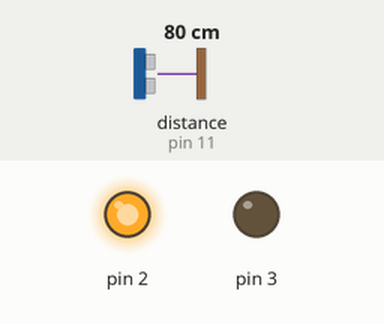
The sketch below on a simulated Arduino Uno, built with avr-gcc and run on an emulated ATmega328P. On the bench: output pins drawn as LEDs (lit = HIGH). Wiring (inferred from the names in the program): ultrasonic range finder: trigger pin 12; echo pin 11. The test bench sets the inputs (shaded band); at power-on: distance to the obstacle (sensor on pin 11) 80 cm. The echo pulse lasts 58.3 µs per cm; pins used as bus, display or sensor lines are not drawn; what the sketch prints to the serial monitor is not drawn.

Above: at 0.1 s.
Timing chart, 0 to 1.6 s (numbered marks = the images above):
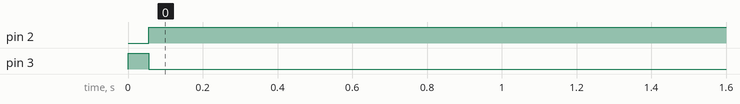

The sketch:

Ultra_sons.ino
```cpp
#define echoPin 11
#define trigPin 12
long duration, distance;
//La durée utilisée pour calculer la distance


void setup() {
 Serial.begin(115200);
 pinMode(trigPin, OUTPUT);
 pinMode(echoPin, INPUT);
 pinMode(2, OUTPUT);
 digitalWrite(2, LOW);
 pinMode(3, OUTPUT);
 digitalWrite(3, HIGH);

}

void loop() {
  digitalWrite(trigPin, LOW);
  delayMicroseconds(10);

  digitalWrite(trigPin, HIGH);
  delayMicroseconds(10);

  digitalWrite(trigPin, LOW);
  duration=pulseIn(echoPin, HIGH);

  //Calculer la distance (en cm) en
  //fonction de la vitesse du son

  distance=duration/58.2;
  Serial.println(distance);
  delay(50);

  if(distance > 600){
  digitalWrite(2, LOW);
  digitalWrite(3, LOW);
  digitalWrite(4, HIGH);
  }
   else if(distance < 1){
  digitalWrite(2, LOW);
  digitalWrite(3, HIGH);
  digitalWrite(4, LOW);
  }
  else {
  digitalWrite(2, HIGH);
  digitalWrite(3, LOW);
  digitalWrite(4, LOW);
  }
  delay(300);
}
```

Measured:
- by itself, pin 2: LOW → HIGH at 0.06 s
- by itself, pin 3: HIGH → LOW at 0.06 s
